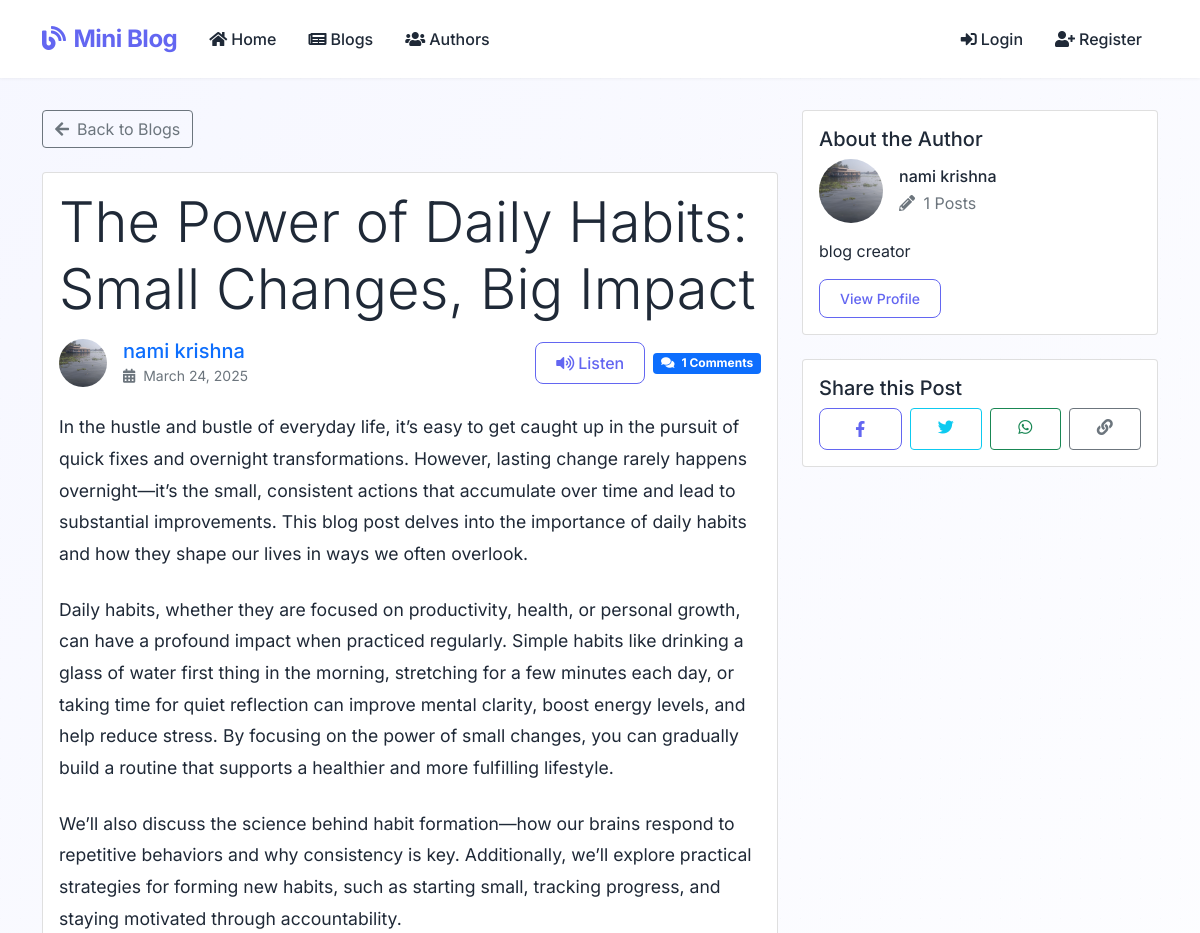
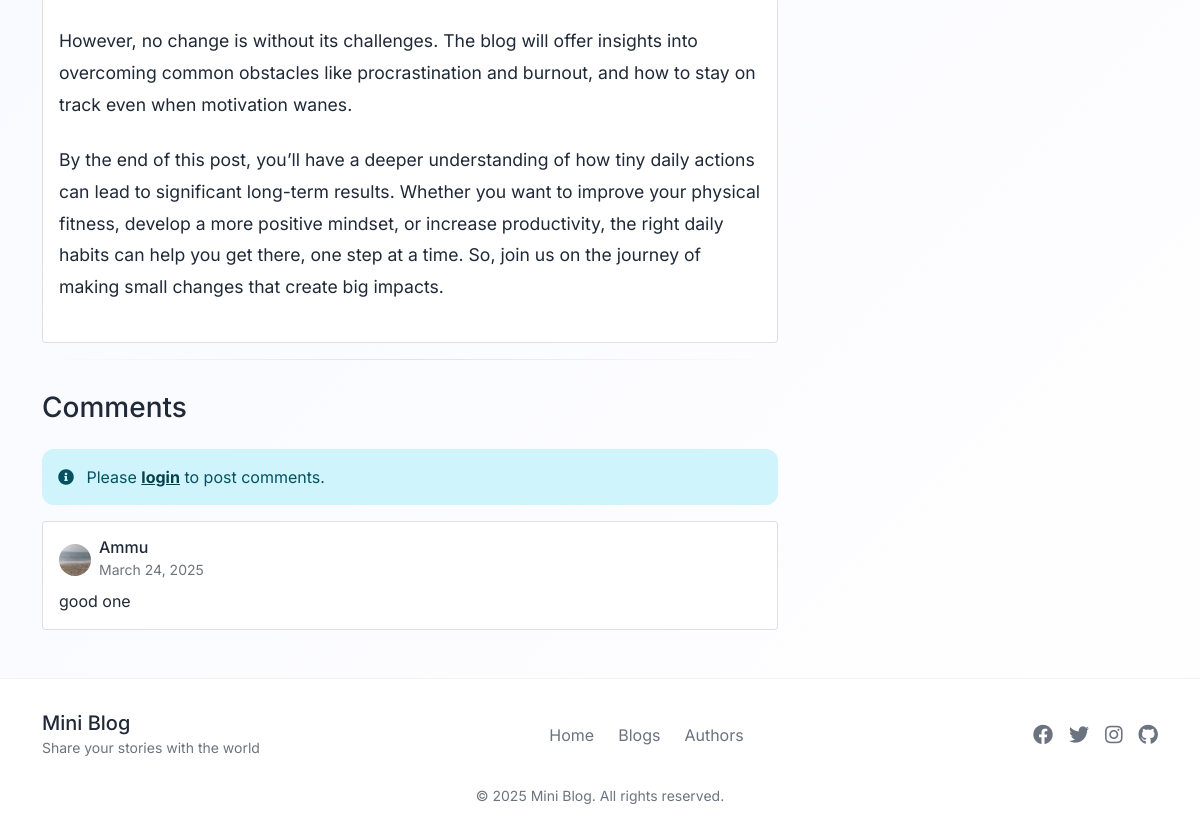
The app's page /blog/4/ with its own data (2 pictures, top to bottom).
### app/models.py (models this page shows, shortened)
class Blog(models.Model):
    title = models.CharField(max_length=200)
    author = models.ForeignKey(Author, on_delete=models.CASCADE)
    content = models.TextField(help_text="Write your blog content here")
    post_date = models.DateTimeField(default=timezone.now)
    likes = models.ManyToManyField(User, through='Like', related_name='liked_posts')
    class Meta:
        ordering = ['-post_date']

class Author(models.Model):
    user = models.OneToOneField(User, on_delete=models.CASCADE)
    bio = models.TextField(max_length=500, help_text="Enter your biography", blank=True)
    profile_picture = models.ImageField(upload_to='profile_pics/', default='profile_pics/default.png')

class Comment(models.Model):
    blog = models.ForeignKey(Blog, on_delete=models.CASCADE)
    user = models.ForeignKey(User, on_delete=models.CASCADE)
    content = models.TextField(max_length=1000, help_text="Enter your comment")
    post_date = models.DateTimeField(default=timezone.now)
    class Meta:
        ordering = ['post_date']

### app/views.py (the view)
# urls.py: path('blog/<int:pk>/', views.BlogDetailView.as_view(), name='blog-detail'),
class BlogDetailView(generic.DetailView):
    model = Blog
    template_name = 'app/blog_detail.html'

### app/templates/app/blog_detail.html (shortened to what this page needs)
{% extends "app/base.html" %}
{% block content %}
<div class="container">
    <div class="row justify-content-center">
        <div class="col-lg-8">
            <div class="mb-4">
                <a href="{% url 'app:blog-list' %}" class="btn btn-outline-secondary">
                    <i class="fas fa-arrow-left me-2"></i>Back to Blogs
                </a>
            </div>
            <article class="card">
                <div class="card-body">
                    <header class="blog-header mb-4">
                        <h1 class="display-4 mb-3">{{ blog.title }}</h1>
                        <div class="d-flex justify-content-between align-items-center mb-4">
                            <div class="d-flex align-items-center">
                                <img src="{{ blog.author.profile_picture.url }}"
                                     alt="{{ blog.author.user.username }}"
                                     class="rounded-circle me-3"
                                     style="width: 48px; height: 48px; object-fit: cover;">
                                <div>
                                    <h5 class="mb-0">
                                        <a href="{% url 'app:author-detail' blog.author.pk %}" class="text-decoration-none text-primary">
                                            {{ blog.author.user.get_full_name|default:blog.author.user.username }}
                                        </a>
                                    </h5>
                                    <small class="text-muted">
                                        <i class="fas fa-calendar-alt me-1"></i>
                                        {{ blog.post_date|date:"F d, Y" }}
                                    </small>
                                </div>
                            </div>
                            <div class="d-flex align-items-center">
                                <button id="listenButton" class="btn btn-outline-primary me-2" onclick="toggleAudio()">
                                    <i class="fas fa-volume-up me-1"></i>Listen
                                </button>
                                <span class="badge bg-primary">
                                    <i class="fas fa-comments me-1"></i>
                                    {{ blog.comment_set.count }} Comments
                                </span>
                            </div>
                        </div>
                    </header>
                    <div class="blog-content">
                        {{ blog.content|linebreaks }}
                    </div>
                </div>
            </article>
            <section class="comments-section mt-5">
                <h2 class="h3 mb-4">Comments</h2>
                {% if user.is_authenticated %}
                <div class="card mb-4">
                    <div class="card-body">
                        <form method="post" action="{% url 'app:comment-create' blog.pk %}">
                            {% csrf_token %}
                            <div class="mb-3">
                                <label for="id_content" class="form-label">Add a comment</label>
                                <textarea name="content" id="id_content" class="form-control" rows="3" required></textarea>
                            </div>
                            <button type="submit" class="btn btn-primary">
                                <i class="fas fa-paper-plane me-2"></i>Post Comment
                            </button>
                        </form>
                    </div>
                </div>
                {% else %}
                <div class="alert alert-info">
                    <i class="fas fa-info-circle me-2"></i>
                    Please <a href="{% url 'login' %}" class="alert-link">login</a> to post comments.
                </div>
                {% endif %}
                {% if blog.comment_set.exists %}
                <div class="comments-list">
                    {% for comment in blog.comment_set.all %}
                    <div class="card mb-3">
                        <div class="card-body">
                            <div class="d-flex justify-content-between align-items-center mb-2">
                                <div class="d-flex align-items-center">
                                    <img src="{{ comment.user.author.profile_picture.url }}"
                                         alt="{{ comment.user.username }}"
                                         class="rounded-circle me-2"
                                         style="width: 32px; height: 32px; object-fit: cover;">
                                    <div>
                                        <h6 class="mb-0">{{ comment.user.username }}</h6>
                                        <small class="text-muted">
                                            {{ comment.post_date|date:"F d, Y" }}
                                        </small>
                                    </div>
                                </div>
                            </div>
                            <p class="card-text mb-0">{{ comment.content }}</p>
                        </div>
                    </div>
                    {% endfor %}
                </div>
                {% else %}
                <div class="text-center py-4">
                    <i class="fas fa-comments fa-3x text-muted mb-3"></i>
                    <p class="text-muted mb-0">No comments yet. Be the first to comment!</p>
                </div>
                {% endif %}
            </section>
        </div>
        <div class="col-lg-4">
            <div class="position-sticky" style="top: 2rem;">
                <div class="card mb-4">
                    <div class="card-body">
                        <h5 class="card-title">About the Author</h5>
                        <div class="d-flex align-items-center mb-3">
                            <img src="{{ blog.author.profile_picture.url }}"
                                 alt="{{ blog.author.user.username }}"
                                 class="rounded-circle me-3"
                                 style="width: 64px; height: 64px; object-fit: cover;">
                            <div>
                                <h6 class="mb-1">{{ blog.author.user.get_full_name|default:blog.author.user.username }}</h6>
                                <p class="text-muted mb-0">
                                    <i class="fas fa-pencil-alt me-1"></i>
                                    {{ blog.author.blog_set.count }} Posts
                                </p>
                            </div>
                        </div>
                        <p class="card-text">{{ blog.author.bio|default:"No bio available." }}</p>
                        <a href="{% url 'app:author-detail' blog.author.pk %}" class="btn btn-outline-primary btn-sm">
                            View Profile
                        </a>
                    </div>
                </div>
                <div class="card">
                    <div class="card-body">
                        <h5 class="card-title">Share this Post</h5>
                        <div class="d-flex gap-2">
                            <a href="#" class="btn btn-outline-primary flex-grow-1">
                                <i class="fab fa-facebook-f"></i>
                            </a>
                            <a href="#" class="btn btn-outline-info flex-grow-1">
                                <i class="fab fa-twitter"></i>
                            </a>
                            <a href="#" class="btn btn-outline-success flex-grow-1">
                                <i class="fab fa-whatsapp"></i>
                            </a>
                            <a href="#" class="btn btn-outline-secondary flex-grow-1">
                                <i class="fas fa-link"></i>
                            </a>
                        </div>
                    </div>
                </div>
            </div>
        </div>
    </div>
</div>
{% endblock %}

### app/templates/app/base.html (shortened to what this page needs)
<!DOCTYPE html>
<html lang="en">
<head>
    <link href="https://cdn.jsdelivr.net/npm/bootstrap@5.1.3/dist/css/bootstrap.min.css" rel="stylesheet">
    <link href="https://cdnjs.cloudflare.com/ajax/libs/font-awesome/5.15.4/css/all.min.css" rel="stylesheet">
</head>
<body>
    <nav class="navbar navbar-expand-lg navbar-light sticky-top">
        <div class="container">
            <a class="navbar-brand" href="{% url 'app:index' %}">
                <i class="fas fa-blog me-2"></i>Mini Blog
            </a>
            <div class="collapse navbar-collapse" id="navbarNav">
                <ul class="navbar-nav me-auto">
                    <li class="nav-item">
                        <a class="nav-link" href="{% url 'app:index' %}">
                            <i class="fas fa-home me-1"></i>Home
                        </a>
                    </li>
                    <li class="nav-item">
                        <a class="nav-link" href="{% url 'app:blog-list' %}">
                            <i class="fas fa-newspaper me-1"></i>Blogs
                        </a>
                    </li>
                    <li class="nav-item">
                        <a class="nav-link" href="{% url 'app:author-list' %}">
                            <i class="fas fa-users me-1"></i>Authors
                        </a>
                    </li>
                </ul>
                <ul class="navbar-nav">
                    {% if user.is_authenticated %}
                    <li class="nav-item">
                        <a class="nav-link" href="{% url 'app:blog-create' %}">
                            <i class="fas fa-plus-circle me-1"></i>Create Post
                        </a>
                    </li>
                    <li class="nav-item">
                        <a class="nav-link" href="{% url 'app:author-dashboard' %}">
                            <i class="fas fa-tachometer-alt me-1"></i>Dashboard
                        </a>
                    </li>
                    <li class="nav-item dropdown">
                        <a class="nav-link dropdown-toggle d-flex align-items-center" href="#" id="navbarDropdown" role="button" data-bs-toggle="dropdown">
                            <img src="{{ user.author.profile_picture.url }}" alt="Profile" class="nav-profile-img me-2">
                            {{ user.username }}
                        </a>
                        <ul class="dropdown-menu dropdown-menu-end">
                            <li>
                                <a class="dropdown-item" href="{% url 'app:profile-update' %}">
                                    <i class="fas fa-user-edit me-2"></i>Edit Profile
                                </a>
                            </li>
                            <li>
                                <a class="dropdown-item" href="{% url 'app:password-change' %}">
                                    <i class="fas fa-key me-2"></i>Change Password
                                </a>
                            </li>
                            <li><hr class="dropdown-divider"></li>
                            <li>
                                <a class="dropdown-item text-danger" href="{% url 'logout' %}">
                                    <i class="fas fa-sign-out-alt me-2"></i>Logout
                                </a>
                            </li>
                        </ul>
                    </li>
                    {% else %}
                    <li class="nav-item">
                        <a class="nav-link" href="{% url 'login' %}">
                            <i class="fas fa-sign-in-alt me-1"></i>Login
                        </a>
                    </li>
                    <li class="nav-item">
                        <a class="nav-link" href="{% url 'app:register' %}">
                            <i class="fas fa-user-plus me-1"></i>Register
                        </a>
                    </li>
                    {% endif %}
                </ul>
            </div>
        </div>
    </nav>
    <main class="main-content">
        {% block content %}{% endblock %}
    </main>
    <footer class="footer">
        <div class="container">
            <div class="footer-content">
                <div class="footer-brand">
                    <h5 class="mb-0">Mini Blog</h5>
                    <small class="text-muted">Share your stories with the world</small>
                </div>
                <ul class="footer-links">
                    <li><a href="{% url 'app:index' %}">Home</a></li>
                    <li><a href="{% url 'app:blog-list' %}">Blogs</a></li>
                    <li><a href="{% url 'app:author-list' %}">Authors</a></li>
                </ul>
                <div class="footer-social">
                    <a href="#" title="Facebook"><i class="fab fa-facebook"></i></a>
                    <a href="#" title="Twitter"><i class="fab fa-twitter"></i></a>
                    <a href="#" title="Instagram"><i class="fab fa-instagram"></i></a>
                    <a href="#" title="GitHub"><i class="fab fa-github"></i></a>
                </div>
            </div>
            <div class="text-center mt-4">
                <small class="text-muted">&copy; {% now "Y" %} Mini Blog. All rights reserved.</small>
            </div>
        </div>
    </footer>
</body>
</html>

### records on screen
Blog: title "The Power of Daily Habits: Small Changes, Big Impact", author.profile_picture (picture), author.user.get_full_name "nami krishna", post_date "March 24, 2025", comment_set.count "1", content "In the hustle and bustle of everyday life, it’s easy to get caught up in the pursuit of quick fixes and overnight transformations. However, lasting change rarely happens overnight—it’s the small, consistent actions that accumulate over time and lead to substantial improvements. This blog post delves into the importance of daily habits and how they shape our lives in ways we often overlook. Daily habits, whether they are focused on productivity, health, or personal growth, can have a profound impact when practiced regularly. Simple habits like drinking a glass of water first thing in the morning, stretching for a few minutes each day, or taking time for quiet reflection can improve mental…", author.blog_set.count "1", author.bio "blog creator"
Comment: user.author.profile_picture (picture), user.username "Ammu", post_date "March 24, 2025", content "good one"
